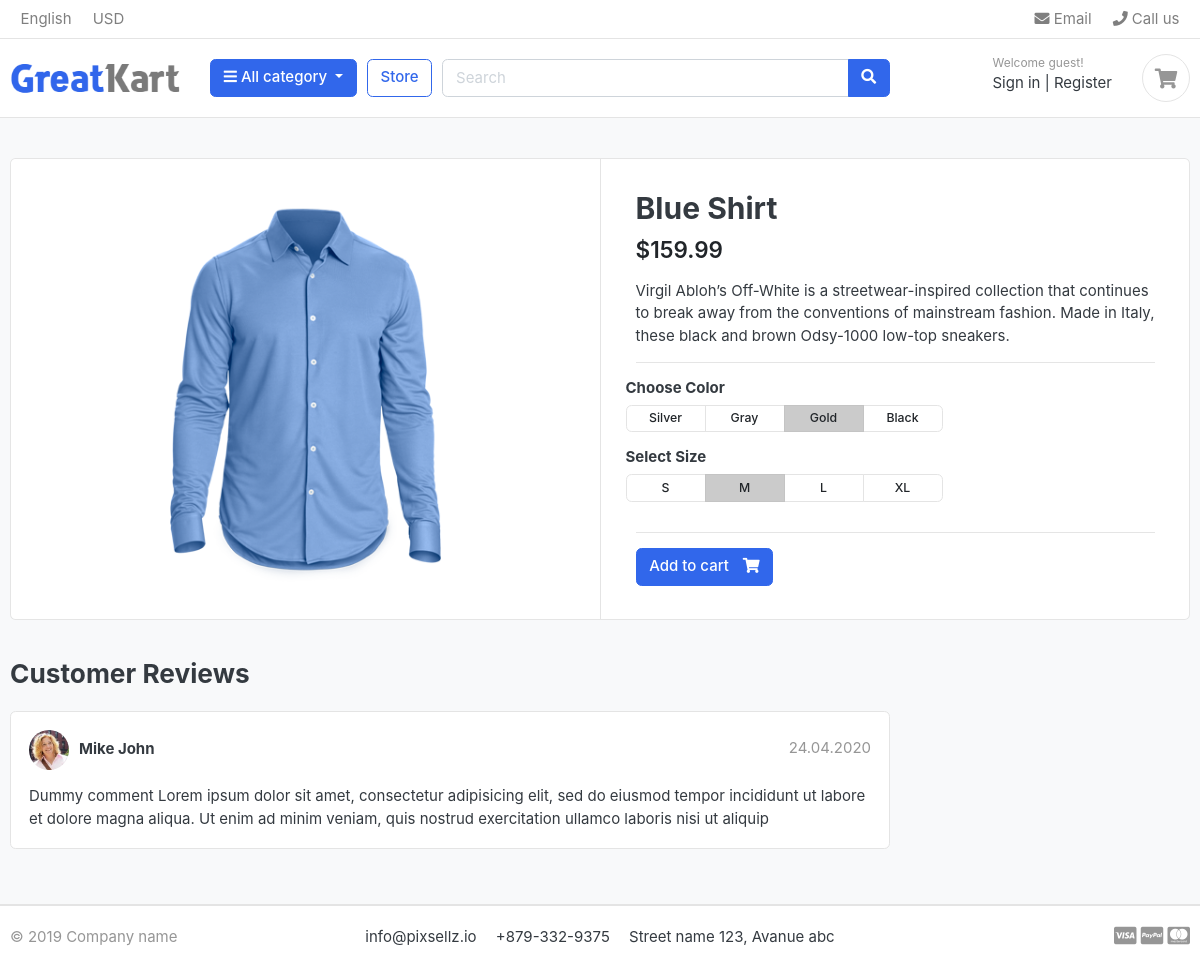
Page /store/shirt/blue-shirt/ on the committed database.
### store/models.py (models this page shows, shortened)
class Product(models.Model):
    name = models.CharField(max_length=30, unique=True)
    slug = models.SlugField(unique=True)
    category = models.ForeignKey(Category, on_delete=models.CASCADE)
    price = models.FloatField()
    stock = models.IntegerField()
    image = models.ImageField(upload_to='photos/product')
    is_available = models.BooleanField(default=True)

### store/views.py (the view)
# urls.py: path('store/<slug:category_slug>/<slug:product_slug>/', views.product_detail, name='product_detail'),
def product_detail(request, category_slug=None, product_slug=None):
    single_product = get_object_or_404(Product, category__slug=category_slug, slug=product_slug)
    try:
        cart = Cart.objects.get(session_id=_get_session_id(request))
    except:
        cart = None
    payload = {
        'cart': cart,
        'product': single_product,
    }
    return render(request, 'product-detail.html', payload)

### cart/views.py (called while the page is built)
def _get_session_id(request):
    session_id = request.session.session_key
    if not session_id:
        session_id = request.session.create()
    return session_id

### category/context_processors.py (called while the page is built)
def category_list(request):
    cat_list = {'cat_list': Category.objects.all()}
    return cat_list

### category/models.py (called while the page is built)
    def get_url(self):
        return reverse('product_by_category', args=[self.slug])

### templates/product-detail.html
{% extends 'top.html' %}
{% load static %}
{% block content %}
<section class="section-content padding-y bg">
<div class="container">
<div class="card">
	<div class="row no-gutters">
		<aside class="col-md-6">
<article class="gallery-wrap">
	<div class="img-big-wrap">
	   <a href="#"><img src={{ product.image.url }}></a>
	</div>
</article>
		</aside>
		<main class="col-md-6 border-left">
<article class="content-body">
<h2 class="title">{{ product.name }}</h2>
<div class="mb-3">
	<var class="price h4">${{ product.price }}</var>
</div>
<p>Virgil Abloh’s Off-White is a streetwear-inspired collection that continues to break away from the conventions of mainstream fashion. Made in Italy, these black and brown Odsy-1000 low-top sneakers.</p>
<hr>
	<div class="row">
		<div class="item-option-select">
			<h6>Choose Color</h6>
			<div class="btn-group btn-group-sm btn-group-toggle" data-toggle="buttons">
			  <label class="btn btn-light">
			    <input type="radio" name="radio_color"> Silver
			  </label>
			  <label class="btn btn-light">
			    <input type="radio" name="radio_color" > Gray
			  </label>
			  <label class="btn btn-light active">
			    <input type="radio" name="radio_color checked"> Gold
			  </label>
			  <label class="btn btn-light">
			    <input type="radio" name="radio_color"> Black
			  </label>
			</div>
		</div>
	</div>
	<div class="row">
		<div class="item-option-select">
			<h6>Select Size</h6>
			<div class="btn-group btn-group-sm btn-group-toggle" data-toggle="buttons">
			  <label class="btn btn-light">
			    <input type="radio" name="radio_color"> S
			  </label>
			  <label class="btn btn-light active">
			    <input type="radio" name="radio_color" checked> M
			  </label>
			  <label class="btn btn-light">
			    <input type="radio" name="radio_color"> L
			  </label>
			  <label class="btn btn-light">
			    <input type="radio" name="radio_color"> XL
			  </label>
			</div>
		</div>
	</div>
	<hr>
	{% if product.stock > 0 %}
		<a href="{% url 'add_to_cart' product.id %}" class="btn  btn-primary"> <span class="text">Add to cart</span> <i class="fas fa-shopping-cart"></i>  </a>
	{% else %}
		<h2 class="text-danger">Out of Stock</h2>
	{% endif %}
</article>
		</main>
	</div>
</div>
<br>
<div class="row">
			<div class="col-md-9">
	<header class="section-heading">
		<h3>Customer Reviews </h3>
	</header>
	<article class="box mb-3">
		<div class="icontext w-100">
			<img src="./images/avatars/avatar1.jpg" class="img-xs icon rounded-circle">
			<div class="text">
				<span class="date text-muted float-md-right">24.04.2020 </span>
				<h6 class="mb-1">Mike John </h6>
			</div>
		</div>
		<div class="mt-3">
			<p>
				Dummy comment Lorem ipsum dolor sit amet, consectetur adipisicing elit, sed do eiusmod
				tempor incididunt ut labore et dolore magna aliqua. Ut enim ad minim veniam,
				quis nostrud exercitation ullamco laboris nisi ut aliquip
			</p>
		</div>
	</article>
	</div>
</div>
</div>
</section>
{% endblock %}

### static/css/ui.css (style rules this page uses)
html { font-family: "Inter", sans-serif; font-size: 15px; }
.content-body { flex: 1 1 auto; padding: 2rem 2.3rem; }
.img-xs, .img-sm, .img-md, .img-lg { -o-object-fit: cover; object-fit: cover; flex-shrink: 0; flex-grow: 0; }
.img-xs { width: 40px; height: 40px; }
.padding-y { padding-top: 40px; padding-bottom: 40px; }
var { font-style: normal; }
article:after, .form-group:after { display: block; clear: both; content: ""; }
.bg { background-color: #f8f9fa; }
.section-heading { margin-bottom: 20px; margin-top: 15px; }
p:last-child { margin-bottom: 0; }
.btn-light { background-color: #fff; border-color: #e4e4e4; }
.btn .text + i { margin-left: 10px; }
.icontext { display: inline-flex; align-items: center; vertical-align: middle; }
.icontext .text { width: 100%; line-height: 1.2; }
.icontext .icon { position: relative; margin-right: 10px; flex-shrink: 0; flex-grow: 0; }
.price { font-weight: 600; color: #212529; }
.box { padding: 18px; background: #fff; border-radius: 0.37rem; border: 1px solid #e4e4e4; }
.box img { max-width: 100%; }
.gallery-wrap .img-big-wrap { margin-bottom: 10px; border-radius: 0.37rem; overflow: hidden; background-color: #fff; }
.gallery-wrap .img-big-wrap a { text-align: center; display: block; }
.gallery-wrap .img-big-wrap img { height: 450px; width: auto; display: inline-block; }
.item-option-select { margin-bottom: 1rem; display: inline-block; margin-right: 15px; }
.item-option-select .btn { min-width: 80px; }

### rows in the picture
Product: image (picture), name "Blue Shirt", price "159.99"
